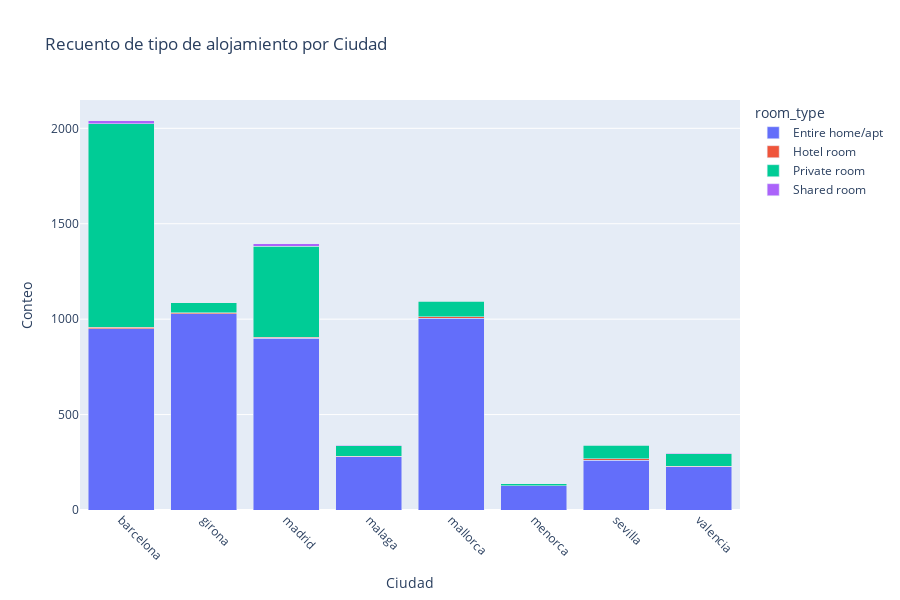

Source (notebook cell):
### Markdown cell above
Conteo de tipo de alojamiento por ciudad

### Code cell
# Agrupar por 'city' y 'room_type' para obtener el conteo
room_city_count = df_op.groupby(['city', 'room_type']).size().reset_index(name='count')

# Crear el gráfico de barras apiladas
fig = px.bar(room_city_count, x='city', y='count', color='room_type', 
             title='Recuento de tipo de alojamiento por Ciudad', 
             labels={'city': 'City'}, 
             height=600, barmode='stack')

# Configurar el gráfico
fig.update_layout(xaxis_title='Ciudad', yaxis_title='Conteo', xaxis_tickangle=45)

fig.show()

### Figure 1 — Plotly figure (JSON) as saved in the notebook; plotly's stock layout.template omitted (floating-point values rounded to 4 significant figures)
{"data": [{"hovertemplate": "room_type=Entire home/apt<br>City=%{x}<br>count=%{y}<extra></extra>", "legendgroup": "Entire home/apt", "marker": {"color": "#636efa", "pattern": {"shape": ""}}, "name": "Entire home/apt", "orientation": "v", "showlegend": true, "textposition": "auto", "type": "bar", "x": ["barcelona", "girona", "madrid", "malaga", "mallorca", "menorca", "sevilla", "valencia"], "xaxis": "x", "y": [950, 1029, 901, 278, 1006, 128, 262, 226], "yaxis": "y"}, {"hovertemplate": "room_type=Hotel room<br>City=%{x}<br>count=%{y}<extra></extra>", "legendgroup": "Hotel room", "marker": {"color": "#EF553B", "pattern": {"shape": ""}}, "name": "Hotel room", "orientation": "v", "showlegend": true, "textposition": "auto", "type": "bar", "x": ["barcelona", "girona", "madrid", "malaga", "mallorca", "sevilla", "valencia"], "xaxis": "x", "y": [7, 4, 5, 3, 7, 7, 2], "yaxis": "y"}, {"hovertemplate": "room_type=Private room<br>City=%{x}<br>count=%{y}<extra></extra>", "legendgroup": "Private room", "marker": {"color": "#00cc96", "pattern": {"shape": ""}}, "name": "Private room", "orientation": "v", "showlegend": true, "textposition": "auto", "type": "bar", "x": ["barcelona", "girona", "madrid", "malaga", "mallorca", "menorca", "sevilla", "valencia"], "xaxis": "x", "y": [1066, 52, 475, 55, 80, 10, 71, 66], "yaxis": "y"}, {"hovertemplate": "room_type=Shared room<br>City=%{x}<br>count=%{y}<extra></extra>", "legendgroup": "Shared room", "marker": {"color": "#ab63fa", "pattern": {"shape": ""}}, "name": "Shared room", "orientation": "v", "showlegend": true, "textposition": "auto", "type": "bar", "x": ["barcelona", "madrid", "malaga", "mallorca", "sevilla", "valencia"], "xaxis": "x", "y": [18, 15, 3, 3, 1, 3], "yaxis": "y"}], "layout": {"barmode": "stack", "height": 600, "legend": {"title": {"text": "room_type"}, "tracegroupgap": 0}, "title": {"text": "Recuento de tipo de alojamiento por Ciudad"}, "xaxis": {"anchor": "y", "domain": [0, 1], "tickangle": 45, "title": {"text": "Ciudad"}}, "yaxis": {"anchor": "x", "domain": [0, 1], "title": {"text": "Conteo"}}}}
